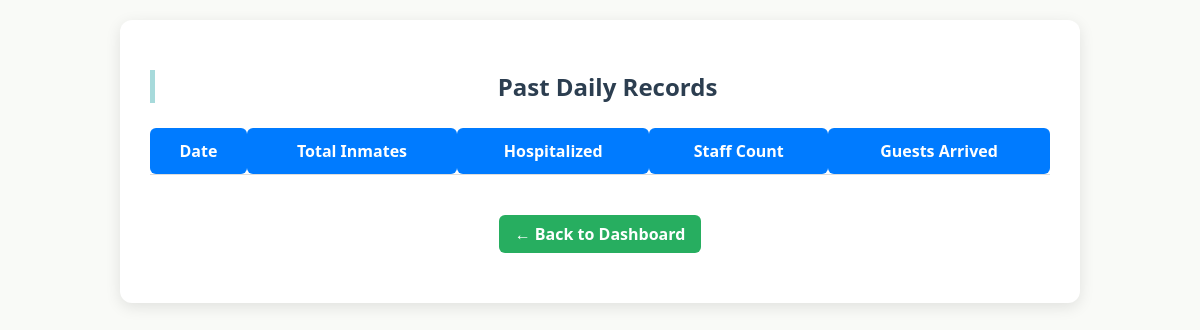
Page /admin/records (signed in) on the earlier database version.
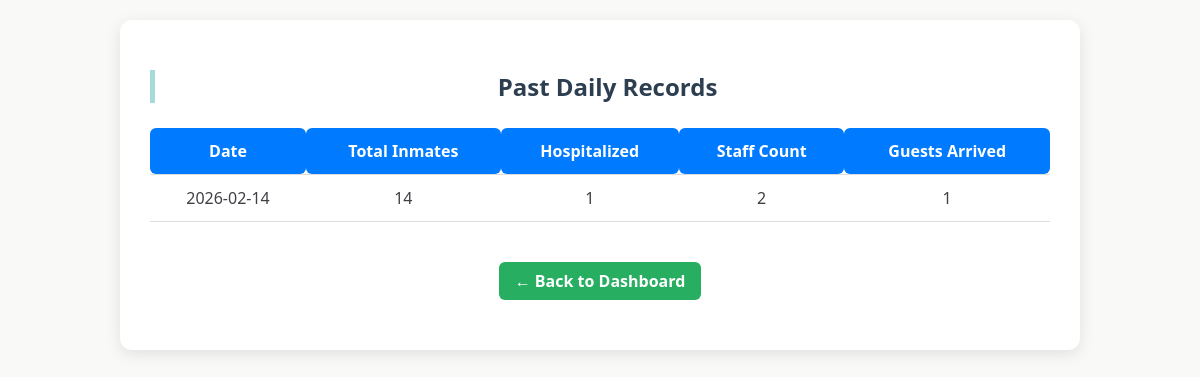
Same page on the later database version.
### tables this page shows
CREATE TABLE daily_records (
        id INTEGER PRIMARY KEY AUTOINCREMENT,
        date TEXT UNIQUE,  -- Added UNIQUE here to support REPLACE logic
        total_inmates INTEGER,
        active_inmates INTEGER,  -- Ensure this is added
        hospitalized INTEGER,
        discharged INTEGER,
        male_inmates INTEGER,
        female_inmates INTEGER,
        new_inmates INTEGER,
        staff_count INTEGER,
        guests_arrived INTEGER
    );

### app.py (the view)
@app.route("/admin/records")
def view_records():
    if 'admin' not in session:
        return redirect('/login')
    conn = get_db()
    cur = conn.cursor()
    cur.execute("SELECT * FROM daily_records ORDER BY date DESC")
    records = cur.fetchall()
    conn.close()
    return render_template("view_records.html", records=records)

### app.py (called while the page is built)
def get_db():
    conn = sqlite3.connect(DB)
    conn.row_factory = sqlite3.Row
    return conn

### templates/view_records.html (shortened to what this page needs)
<!DOCTYPE html>
<html lang="en">
<head>
    <link rel="stylesheet" href="{{ url_for('static', filename='style.css') }}">
</head>
<body>
<div class="view-container">
    <h2>Past Daily Records</h2>
    <table>
        <thead>
            <tr>
                <th>Date</th>
                <th>Total Inmates</th>
                <th>Hospitalized</th>
                <th>Staff Count</th>
                <th>Guests Arrived</th>
            </tr>
        </thead>
        <tbody>
            {% for record in records %}
            <tr>
                <td>{{ record['date'] }}</td>
                <td>{{ record['total_inmates'] }}</td>
                <td>{{ record['hospitalized'] }}</td>
                <td>{{ record['staff_count'] }}</td>
                <td>{{ record['guests_arrived'] }}</td>
            </tr>
            {% endfor %}
        </tbody>
    </table>
   <div class="admin-actions">
        <a href="/admin" class="back-btn">← Back to Dashboard</a>
    </div>
</div>
</body>
</html>

Differences in the rows shown:
added daily_records: date "2026-02-14", total_inmates "14", hospitalized "1", staff_count "2", guests_arrived "1"
